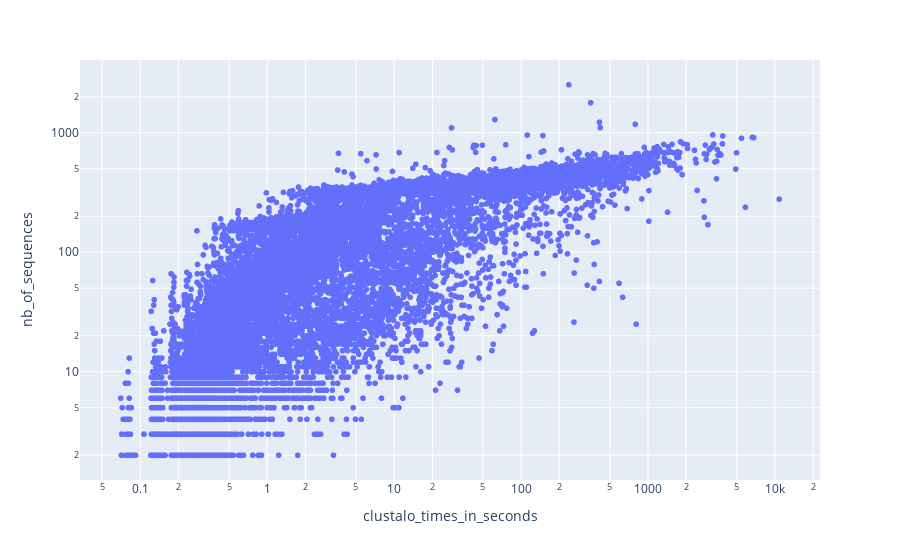

The notebook cell this image was saved under:
### Code cell
df = pd.DataFrame(data={"clustalo_times_in_seconds": clustalo_times, "nb_of_sequences": clustalo_nbs_of_seqs})
px.scatter(df, x="clustalo_times_in_seconds", y="nb_of_sequences", log_x=True, log_y=True)

### Figure 1 — Plotly figure (JSON) as saved in the notebook; plotly's stock layout.template omitted (floating-point values rounded to 4 significant figures; data arrays with more than 128 entries replaced by an {"elided": "..."} marker saying what was removed)
{"data": [{"hovertemplate": "clustalo_times_in_seconds=%{x}<br>nb_of_sequences=%{y}<extra></extra>", "legendgroup": "", "marker": {"color": "#636efa", "symbol": "circle"}, "mode": "markers", "name": "", "showlegend": false, "type": "scattergl", "x": {"elided": "13303 float values"}, "xaxis": "x", "y": {"elided": "13303 int values"}, "yaxis": "y"}], "layout": {"legend": {"tracegroupgap": 0}, "margin": {"t": 60}, "xaxis": {"anchor": "y", "domain": [0, 1], "title": {"text": "clustalo_times_in_seconds"}, "type": "log"}, "yaxis": {"anchor": "x", "domain": [0, 1], "title": {"text": "nb_of_sequences"}, "type": "log"}}}
